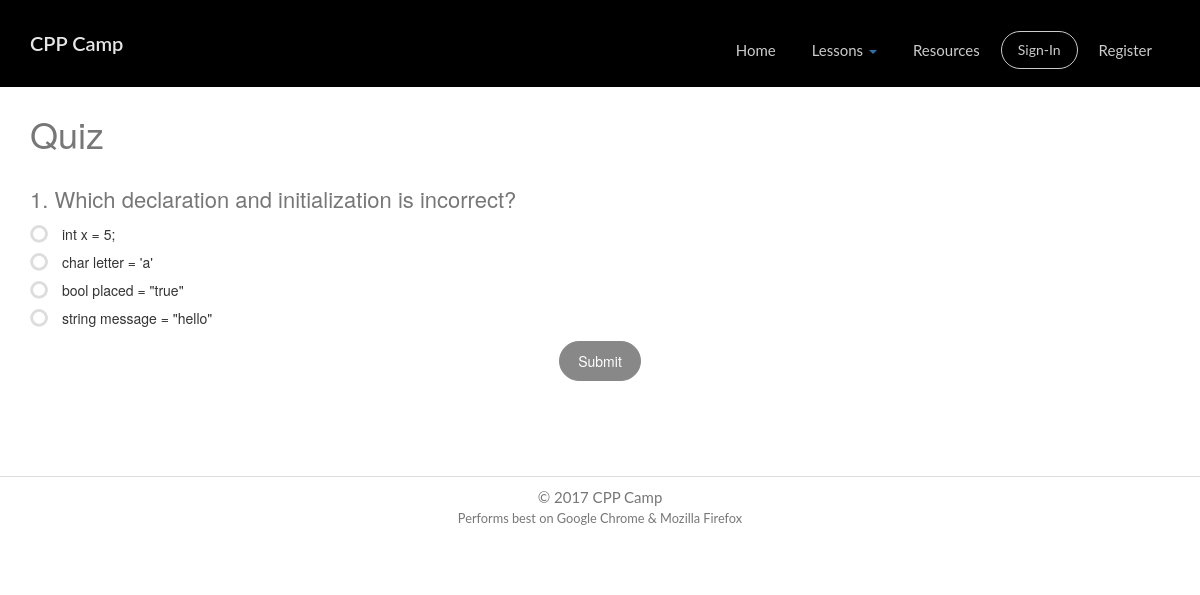
The page /lessons/quiz/3/ on the database its author committed.
### lessons/models.py (models this page shows, shortened)
class Quiz(models.Model):
    question_text = models.TextField()
    pub_date = models.DateTimeField('date published')
    lesson_num = models.IntegerField()
    lesson = models.ForeignKey(Lesson, on_delete=models.CASCADE)
    answer = models.TextField()
    score = models.IntegerField()
    def was_published_recently(self):
        now = timezone.now()
        return now - datetime.timedelta(days=1) <= self.pub_date <= now
    was_published_recently.admin_order_field = 'pub_date'
    was_published_recently.boolean = True
    was_published_recently.short_description = 'Published recently?'

class Choice2(models.Model):
    question = models.ForeignKey(Quiz, on_delete=models.CASCADE)
    choice_text = models.TextField()
    answer = models.BooleanField()

### lessons/views.py (the view)
# urls.py: url(r'^quiz/(?P<pk>[0-9]+)/$', views.QuizDetail.as_view(), name='detailss'),
class QuizDetail(generic.DetailView):
    model = Lesson
    template_name = 'lessons/quiz/quiz.html'
    def get_queryset(self):
        return Lesson.objects.order_by('lesson_id')

### lessons/templates/lessons/quiz/quiz.html (shortened to what this page needs)
{% extends "base.html" %}
{% block content %}<BR><BR>
<body><div class="wrapper">
  <div class="section section-description">
         <div class="container">
             <h2 class="section-title">Quiz</h2>
  <h4 class="text-left"><form id="quiz">
{% for quiz in lesson.quiz_set.all %} {% autoescape off %}{{quiz.lesson_num}}. {{ quiz.question_text }} {% endautoescape %}
<BR> {% for choice2 in quiz.choice2_set.all %} {% if choice2.answer %}
  <label class="radio">
    <span class="icons">
    <span class="first-icon fa fa-circle-o"></span>
  </span>
{% autoescape off %}{{ choice2.choice_text }}{% endautoescape %}
</label> {% else %}
<label class="radio">
  <span class="icons">
  <span class="first-icon fa fa-circle-o"></span>
</span>
{% autoescape off %}{{ choice2.choice_text }}{% endautoescape %}
</label> {% endif %}
{% endfor %}
{% endfor %}
  <div class="col-sm-offset-6" style="display:table;margin: 0 auto;">
    <input type="button" class="btn btn-block btn-round btn-fill btn-default" id="submit" value="Submit">
  </div>
  </h4>
</div>
{% endblock %}

### rows shown on the page
Quiz: lesson_num "1", question_text "Which declaration and initialization is incorrect?"
Choice2: choice_text "int x = 5;"
Choice2: choice_text "char letter = 'a'"
Choice2: choice_text "bool placed = \"true\""
Choice2: choice_text "string message = \"hello\""
